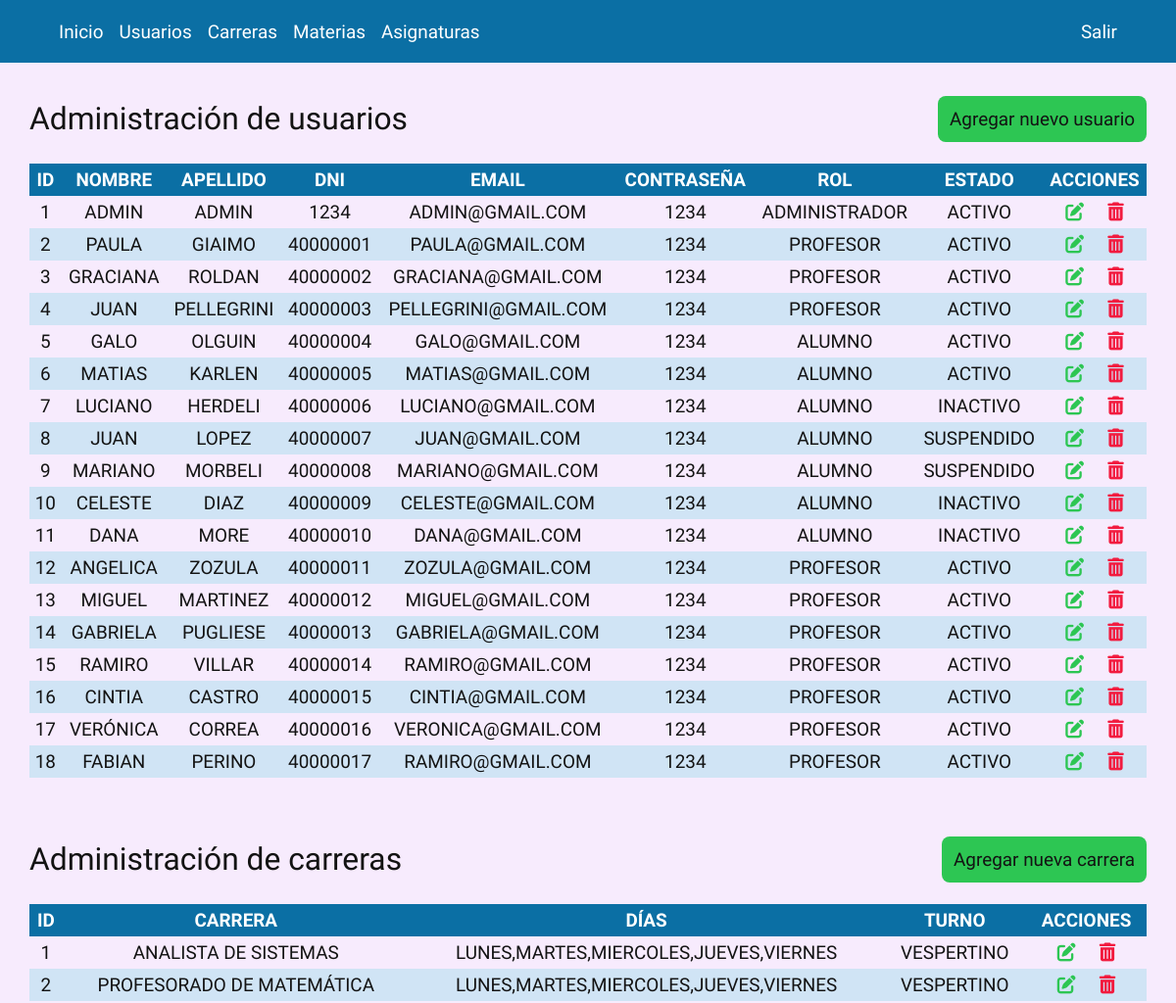
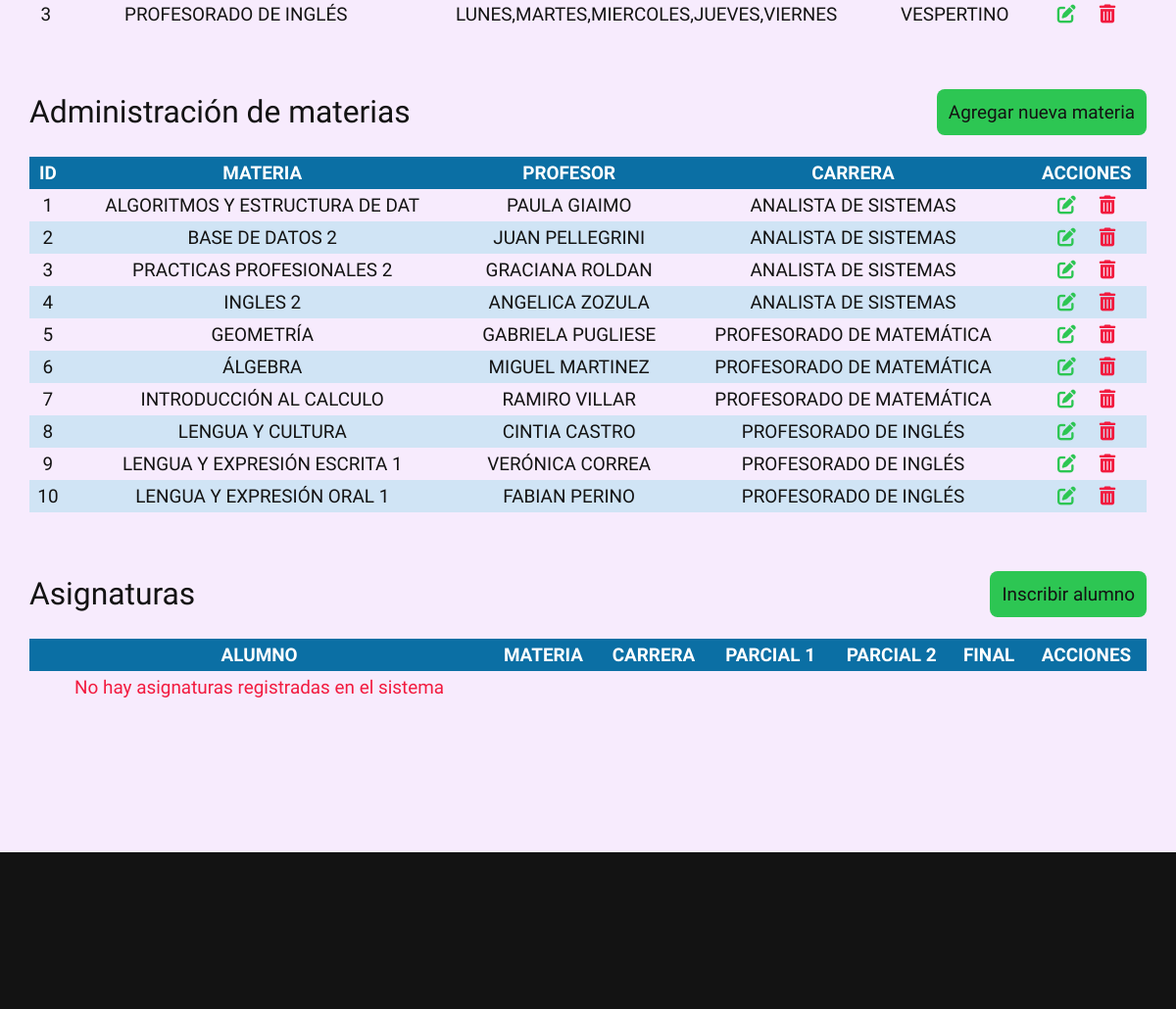
Page /panel.php (signed in) on the committed database (2 pictures, top to bottom).
### tables this page shows
create table usuarios(
    id int auto_increment,
    nombre varchar(30),
    apellido varchar(30),
    rol int,
    contraseña varchar(30),
    email varchar(30),
    dni int(8),
    foreign key (rol) references roles(id),
    primary key (id,rol)
);

create table roles(
    id int auto_increment,
    nombre varchar (30),
    primary key (id)
);

create table estados(
	id int auto_increment,
    nombreEstado varchar(30),
    primary key (id)
);

create table carreras(
	id int auto_increment,
    nombreCarrera varchar(70),
	diasCursada varchar(70),
    turno varchar(30),
    primary key (id)
);

create table materias(
    id int(2) auto_increment,
    materia varchar (30),
    profesor int,
    carrera int,
    foreign key (carrera) references carreras(id),
    foreign key (profesor) references usuarios(id),
    primary key (id,carrera)
);

### clases.php (the view, shortened to what this page needs)
<?php
function condb (){
        $serv="localhost";
        $usr="root";
        $pss="";
        $bd="alumni";
        $c=mysqli_connect($serv, $usr, $pss, $bd);
        return $c;
}
class Usuario {
    public static function listarUsuarios(){
        $con = condb();
        $data = mysqli_query($con,"select usuarios.id, usuarios.nombre, usuarios.apellido, roles.nombreRol, usuarios.contraseña, usuarios.email, usuarios.dni, estados.nombreEstado from usuarios inner join roles on usuarios.rol = roles.id inner join estados on usuarios.idEstado = estados.id order by id;");
        while ($info = mysqli_fetch_assoc($data)){ ?>
            <tr>
                <td><?php echo $info['id']; ?></td>
                <td><?php echo $info['nombre']; ?></td>
                <td><?php echo $info['apellido']; ?></td>
                <td><?php echo $info['dni']; ?></td>
                <td><?php echo $info['email']; ?></td>
                <td><?php echo $info['contraseña']; ?></td>
                <td><?php echo $info['nombreRol']; ?></td>
                <td><?php echo $info['nombreEstado']; ?></td>
                <td>
                    <p class="acciones">
                        <a class="modificar" href="panel.php?pan=1 & acc=1 & id=<?php echo $info['id']; ?>">
                            <i class="fa-solid fa-pen-to-square"></i>
                        </a>
                        <a class="eliminar" href="panel.php?pan=1 & acc=2 & id=<?php echo $info['id']; ?>">
                            <i class="fa-solid fa-trash-can"></i>
                        </a>
                    </p>
                </td>
            </tr>
<?php   }
    }
        ?>
    <?php }
}
class Materia{
    public static function listarMaterias(){
        $con = condb();
        $data = mysqli_query($con,"select materias.id, materias.materia, usuarios.nombre, usuarios.apellido, carreras.nombreCarrera from (( materias inner join usuarios on materias.profesor = usuarios.id ) inner join carreras on materias.carrera = carreras.id);");
        if(mysqli_affected_rows($con) == 0){
            echo "<tr><td><b class='bold red'>No hay materias registradas en el sistema</b></td></tr>";
        }else{
            while ($info = mysqli_fetch_assoc($data)){ ?>
                <tr>
                    <td><?php echo $info['id']; ?></td>
                    <td><?php echo $info['materia']; ?></td>
                    <td><?php echo $info['nombre'] ." " .$info['apellido']; ?></td>
                    <td><?php echo $info['nombreCarrera']; ?></td>
                    <td>
                        <p class="acciones">
                            <a class="modificar" href="panel.php?pan=1 & acc=5 & id=<?php echo $info['id']; ?>">
                                <i class="fa-solid fa-pen-to-square"></i>
                            </a>
                            <a class="eliminar" href="panel.php?pan=1 & acc=6 & id=<?php echo $info['id']; ?>">
                                <i class="fa-solid fa-trash-can"></i>
                            </a>
                        </p>
                    </td>
                </tr>
            <?php   }
        }
    }
}
class Carrera{
    public static function listarCarreras(){
        $con = condb();
        $data = mysqli_query($con,"select * from carreras;");
        if(mysqli_affected_rows($con) == 0){
            echo "<tr><td><b class='bold red'>No hay carreras registradas en el sistema</b></tr></td>";
        }else{
            while ($info = mysqli_fetch_assoc($data)){ ?>
                <tr>
                    <td><?php echo $info['id']; ?></td>
                    <td><?php echo $info['nombreCarrera']; ?></td>
                    <td><?php echo $info['diasCursada']; ?></td>
                    <td><?php echo $info['turno']; ?></td>
                    <td>
                        <p class="acciones">
                            <a class="modificar" href="panel.php?pan=1 & acc=8 & id=<?php echo $info['id']; ?>">
                                <i class="fa-solid fa-pen-to-square"></i>
                            </a>
                            <a class="eliminar" href="panel.php?pan=1 & acc=9 & id=<?php echo $info['id']; ?>">
                                <i class="fa-solid fa-trash-can"></i>
                            </a>
                        </p>
                    </td>
                </tr>
            <?php   }
        }
    }
}
class Notas{
    public static function listarNotas(){
        $con = condb();
        if(mysqli_affected_rows($con) == 0){
            echo "<tr><td><b class='bold red'>No hay asignaturas registradas en el sistema</b></tr></td>";
        }
    }
                $nombre = $info['nombre'] ." " .$info['apellido']?>
            <?php   }
}
?>

### panel.php (shortened to what this page needs)
<?php
    require "clases.php";
?>
<!DOCTYPE html>
<html lang="es">
<head>
    <link rel="stylesheet" href="css/style.css">
    <link rel="stylesheet" href="css/panel.css">
</head>
<body>
    <header>
            <div class="header-div">
                <nav class="header_div-nav">
                    <div class="header_div-nav-box">
                        <a href="panel.php" class="header_div_nav-item">Inicio</a>
                        <?php
                            switch($_SESSION['rol']){
                                case 1: ?>
                                    <a href="#Usuarios" class="header_div_nav-item">Usuarios</a>
                                    <a href="#Carreras" class="header_div_nav-item">Carreras</a>
                                    <a href="#Materias" class="header_div_nav-item">Materias</a>
                                    <a href="#inscribir" class="header_div_nav-item">Asignaturas</a>
                                <?php
                                    break;
                                case 2:  ?>
                                <?php
                            }
                        ?>
                    </div>
                    <div class="header_div-nav-box"><a href="index.php?close=true" class="header_div_nav-item">Salir</a></div>
                </nav>
            </div>
    </header>
    <main class="Panel">
        <?php
        switch($_SESSION['rol']){
            case 1:
                ?>
                <section id="Usuarios" class="divUsuarios">
                    <div class="divUsuarios-cabecera">
                        <p class="titulos" >Administración de usuarios</p>
                        <a href="panel.php?pan=1&acc=3#Usuarios" class="btn-ok ancora">Agregar nuevo usuario</a>
                    </div>
                    <table class="lista">
                    <thead>
                    <tr>
                    <th>ID</th>
                    <th>NOMBRE</th>
                    <th>APELLIDO</th>
                    <th>DNI</th>
                    <th>EMAIL</th>
                    <th>CONTRASEÑA</th>
                    <th>ROL</th>
                    <th>ESTADO</th>
                    <th>ACCIONES</th>
                    </tr>
                    </thead>
                    <tbody>
                    <?php
                        Usuario::listarUsuarios();
                    ?>
                    </tbody>
                    </table>
                </section>
                <section id="Carreras" class="divCarreras">
                    <div class="divCarreras-cabecera">
                        <p class="titulos" >Administración de carreras</p>
                        <a href="panel.php?pan=1&acc=7#Carreras" class="btn-ok ancora">Agregar nueva carrera</a>
                    </div>
                    <table class="lista">
                    <thead>
                    <tr>
                    <th>ID</th>
                    <th>CARRERA</th>
                    <th>DÍAS</th>
                    <th>TURNO</th>
                    <th>ACCIONES</th>
                    </tr>
                    </thead>
                    <tbody>
                    <?php
                        Carrera::listarCarreras();
                    ?>
                    </tbody>
                    </table>
                </section>
                <section id="Materias" class="divMaterias">
                    <div class="divMaterias-cabecera">
                        <p class="titulos" >Administración de materias</p>
                        <a href="panel.php?pan=1&acc=4#Materias" class="btn-ok ancora">Agregar nueva materia</a>
                    </div>
                    <table class="lista">
                    <thead>
                    <tr>
                    <th>ID</th>
                    <th>MATERIA</th>
                    <th>PROFESOR</th>
                    <th>CARRERA</th>
                    <th>ACCIONES</th>
                    </tr>
                    </thead>
                    <tbody>
                    <?php
                        Materia::listarMaterias();
                    ?>
                    </tbody>
                    </table>
                </section>
                <section id="inscribir" class="divMaterias">
                    <div class="divMaterias-cabecera">
                        <p class="titulos" >Asignaturas</p>
                        <a href="panel.php?pan=1&acc=10#inscribir" class="btn-ok ancora">Inscribir alumno</a>
                    </div>
                    <table class="lista">
                    <thead>
                    <tr>
                    <th>ALUMNO</th>
                    <th>MATERIA</th>
                    <th>CARRERA</th>
                    <th>PARCIAL 1</th>
                    <th>PARCIAL 2</th>
                    <th>FINAL</th>
                    <th>ACCIONES</th>
                    </tr>
                    </thead>
                    <tbody>
                    <?php
                        Notas::listarNotas();
                    ?>
                    </tbody>
                    </table>
                </section>
                <?php break;
                ?>
            <?php
        }
        ?>
    </main>
    <footer>
    </footer>
</body>
</html>

### css/style.css (style rules this page uses)
* { margin: 0; padding: 0; border: 0; font-size: 100%; font: inherit; vertical-align: baseline; }
:root { --color-blanco: #ffffff; --color-celeste100: #f7ebfd; --color-celeste200: #00a9e2; --color-celeste300 : #0B6FA4; --color-celeste400: #2c4268; --color-naranja300: #f06c00; --color-rojo200: #f21b3f; --color-verde100: #6ede8a; --color-verde200: #2dc653; --color-verde700: #026969; --color-gris200: #9b9c9b; --color-negro: #131313; --font-T300: 300 clamp(1rem, 0.2958rem + 2.2535vw, 3rem) 'Prompt', sans-serif; --font-T500: 500 clamp(1rem, 0.2958rem + 2.2535vw, 3rem) 'Prompt', sans-serif; --font-T700: 700 clamp(1rem, 0.2958rem + 2.2535vw, 3rem) 'Prompt', sans-serif; --font-TI300: italic 300 clamp(1rem, 0.2958rem + 2.2535vw, 3rem) 'Prompt', sans-serif; --font-P300: 300 clamp(0.75rem, 0.4419rem + 0.9859vw, 1.625rem) 'Prompt', sans-serif; --font-P500: 500 clamp(0.75rem, 0.4419rem + 0.9859vw, 1.625rem) 'Prompt', sans-serif; --font-P700: 700 clamp(0.75rem, 0.4419rem + 0.9859vw, 1.625rem) 'Prompt', sans-serif; --font-PI300: italic 300 clamp(0.75rem, 0.4419rem + 0.9859vw, 1.625rem) 'Prompt', sans-serif; }
body { font: var(--font-P300); color: var(--color-negro); }
header { background-color: var(--color-celeste300); width: 100%; height: 8vh; display: flex; align-items: center; justify-content: center; position: fixed; }
.header-div { width: 90%; height: 100%; display: flex; justify-content: right; }
.header_div-nav { width: 100%; height: 100%; display: flex; flex-direction: row; justify-content: space-between; }
.header_div_nav-item { text-decoration: none; color: var(--color-blanco); font: var(--font-P500); transition: all 200ms; }
.header_div-nav-box { height: 100%; display: flex; align-items: center; gap: 16px; }
main { width: 100%; padding: 98px 0; min-height: 72vh; background-color: var(--color-celeste100); display: flex; justify-content: center; align-items: center; }
footer { width: 100%; height: 20vh; background-color: var(--color-negro); }
.titulos { font: var(--font-T500); }
.btn-ok, .btn-no { padding: 12px; background-color: var(--color-verde200); border-radius: 8px; font: var(--font-P500); cursor: pointer; }
.ancora { text-decoration: none; color: var(--color-negro); }
.modificar { color: var(--color-verde200); }
.eliminar { color: var(--color-rojo200); }
.red { color: var(--color-rojo200); }
.bold { font-weight: 500; }
section[id] { scroll-margin-top: 110px; }

### css/panel.css (style rules this page uses)
.Panel { display: flex; flex-direction: column; justify-content: center; align-items: center; gap: 60px; }
.divUsuarios, .divMaterias, .divCarreras, .divNotas { width: 100%; display: flex; flex-direction: column; justify-content: center; align-items: center; gap: 22px; }
.divUsuarios-cabecera, .divMaterias-cabecera, .divCarreras-cabecera, .divNotas-cabecera { width: 95%; display: flex; align-items: center; justify-content: space-between; }
table.lista { width: 95%; min-height: 120px; text-align: center; border-collapse: collapse; }
table.lista td, table.lista th { padding: 5px 5px; }
table.lista tbody td { font: var(--font-P300); }
table.lista tr:nth-child(even) { background: #D0E4F5; }
table.lista thead { background: #0B6FA4; }
table.lista thead th { font: var(--font-P700); font-weight: bold; color: #FFFFFF; text-align: center; }
.acciones { display: flex; justify-content: center; gap: 24px; }

### rows in the picture
usuarios: id "1", nombre "ADMIN", apellido "ADMIN", dni "1234", email "ADMIN@GMAIL.COM", contraseña "1234", rol.nombreRol "ADMINISTRADOR", idEstado.nombreEstado "ACTIVO"
usuarios: id "2", nombre "PAULA", apellido "GIAIMO", dni "40000001", email "PAULA@GMAIL.COM", contraseña "1234", rol.nombreRol "PROFESOR", idEstado.nombreEstado "ACTIVO"
usuarios: id "3", nombre "GRACIANA", apellido "ROLDAN", dni "40000002", email "GRACIANA@GMAIL.COM", contraseña "1234", rol.nombreRol "PROFESOR", idEstado.nombreEstado "ACTIVO"
usuarios: id "4", nombre "JUAN", apellido "PELLEGRINI", dni "40000003", email "PELLEGRINI@GMAIL.COM", contraseña "1234", rol.nombreRol "PROFESOR", idEstado.nombreEstado "ACTIVO"
usuarios: id "5", nombre "GALO", apellido "OLGUIN", dni "40000004", email "GALO@GMAIL.COM", contraseña "1234", rol.nombreRol "ALUMNO", idEstado.nombreEstado "ACTIVO"
usuarios: id "6", nombre "MATIAS", apellido "KARLEN", dni "40000005", email "MATIAS@GMAIL.COM", contraseña "1234", rol.nombreRol "ALUMNO", idEstado.nombreEstado "ACTIVO"
usuarios: id "7", nombre "LUCIANO", apellido "HERDELI", dni "40000006", email "LUCIANO@GMAIL.COM", contraseña "1234", rol.nombreRol "ALUMNO", idEstado.nombreEstado "INACTIVO"
usuarios: id "8", nombre "JUAN", apellido "LOPEZ", dni "40000007", email "JUAN@GMAIL.COM", contraseña "1234", rol.nombreRol "ALUMNO", idEstado.nombreEstado "SUSPENDIDO"
usuarios: id "9", nombre "MARIANO", apellido "MORBELI", dni "40000008", email "MARIANO@GMAIL.COM", contraseña "1234", rol.nombreRol "ALUMNO", idEstado.nombreEstado "SUSPENDIDO"
usuarios: id "10", nombre "CELESTE", apellido "DIAZ", dni "40000009", email "CELESTE@GMAIL.COM", contraseña "1234", rol.nombreRol "ALUMNO", idEstado.nombreEstado "INACTIVO"
usuarios: id "11", nombre "DANA", apellido "MORE", dni "40000010", email "DANA@GMAIL.COM", contraseña "1234", rol.nombreRol "ALUMNO", idEstado.nombreEstado "INACTIVO"
usuarios: id "12", nombre "ANGELICA", apellido "ZOZULA", dni "40000011", email "ZOZULA@GMAIL.COM", contraseña "1234", rol.nombreRol "PROFESOR", idEstado.nombreEstado "ACTIVO"
usuarios: id "13", nombre "MIGUEL", apellido "MARTINEZ", dni "40000012", email "MIGUEL@GMAIL.COM", contraseña "1234", rol.nombreRol "PROFESOR", idEstado.nombreEstado "ACTIVO"
usuarios: id "14", nombre "GABRIELA", apellido "PUGLIESE", dni "40000013", email "GABRIELA@GMAIL.COM", contraseña "1234", rol.nombreRol "PROFESOR", idEstado.nombreEstado "ACTIVO"
usuarios: id "15", nombre "RAMIRO", apellido "VILLAR", dni "40000014", email "RAMIRO@GMAIL.COM", contraseña "1234", rol.nombreRol "PROFESOR", idEstado.nombreEstado "ACTIVO"
usuarios: id "16", nombre "CINTIA", apellido "CASTRO", dni "40000015", email "CINTIA@GMAIL.COM", contraseña "1234", rol.nombreRol "PROFESOR", idEstado.nombreEstado "ACTIVO"
usuarios: id "17", nombre "VERÓNICA", apellido "CORREA", dni "40000016", email "VERONICA@GMAIL.COM", contraseña "1234", rol.nombreRol "PROFESOR", idEstado.nombreEstado "ACTIVO"
usuarios: id "18", nombre "FABIAN", apellido "PERINO", dni "40000017", email "RAMIRO@GMAIL.COM", contraseña "1234", rol.nombreRol "PROFESOR", idEstado.nombreEstado "ACTIVO"
carreras: id "1", nombreCarrera "ANALISTA DE SISTEMAS", diasCursada "LUNES,MARTES,MIERCOLES,JUEVES,VIERNES", turno "VESPERTINO"
carreras: id "2", nombreCarrera "PROFESORADO DE MATEMÁTICA", diasCursada "LUNES,MARTES,MIERCOLES,JUEVES,VIERNES", turno "VESPERTINO"
carreras: id "3", nombreCarrera "PROFESORADO DE INGLÉS", diasCursada "LUNES,MARTES,MIERCOLES,JUEVES,VIERNES", turno "VESPERTINO"
materias: id "1", materia "ALGORITMOS Y ESTRUCTURA DE DAT", usuarios.nombre "PAULA", usuarios.apellido "GIAIMO", carrera.nombreCarrera "ANALISTA DE SISTEMAS"
materias: id "2", materia "BASE DE DATOS 2", usuarios.nombre "JUAN", usuarios.apellido "PELLEGRINI", carrera.nombreCarrera "ANALISTA DE SISTEMAS"
materias: id "3", materia "PRACTICAS PROFESIONALES 2", usuarios.nombre "GRACIANA", usuarios.apellido "ROLDAN", carrera.nombreCarrera "ANALISTA DE SISTEMAS"
materias: id "4", materia "INGLES 2", usuarios.nombre "ANGELICA", usuarios.apellido "ZOZULA", carrera.nombreCarrera "ANALISTA DE SISTEMAS"
materias: id "5", materia "GEOMETRÍA", usuarios.nombre "GABRIELA", usuarios.apellido "PUGLIESE", carrera.nombreCarrera "PROFESORADO DE MATEMÁTICA"
materias: id "6", materia "ÁLGEBRA", usuarios.nombre "MIGUEL", usuarios.apellido "MARTINEZ", carrera.nombreCarrera "PROFESORADO DE MATEMÁTICA"
materias: id "7", materia "INTRODUCCIÓN AL CALCULO", usuarios.nombre "RAMIRO", usuarios.apellido "VILLAR", carrera.nombreCarrera "PROFESORADO DE MATEMÁTICA"
materias: id "8", materia "LENGUA Y CULTURA", usuarios.nombre "CINTIA", usuarios.apellido "CASTRO", carrera.nombreCarrera "PROFESORADO DE INGLÉS"
materias: id "9", materia "LENGUA Y EXPRESIÓN ESCRITA 1", usuarios.nombre "VERÓNICA", usuarios.apellido "CORREA", carrera.nombreCarrera "PROFESORADO DE INGLÉS"
materias: id "10", materia "LENGUA Y EXPRESIÓN ORAL 1", usuarios.nombre "FABIAN", usuarios.apellido "PERINO", carrera.nombreCarrera "PROFESORADO DE INGLÉS"
